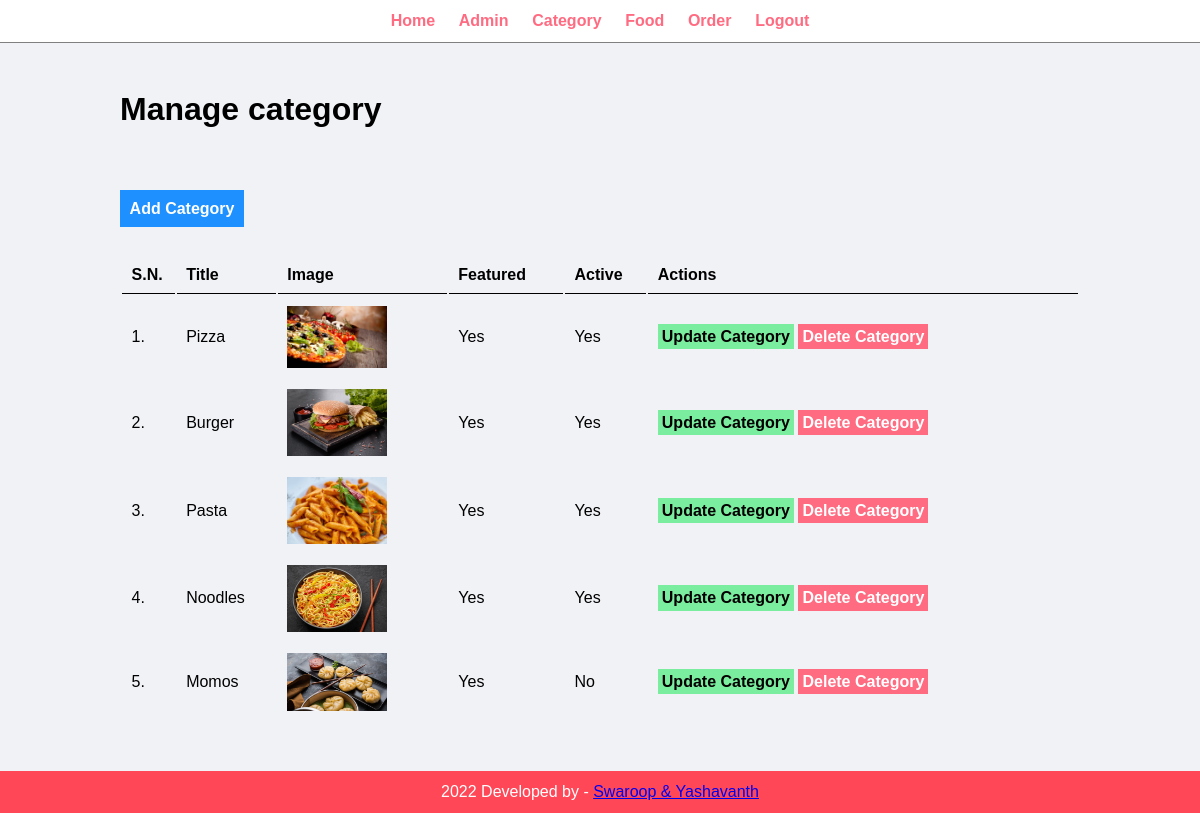
Screenshot of /admin/manage-category.php (signed in) with the database file from the repository.
### tables this page shows
CREATE TABLE `tbl_category` (
  `id` int(10) UNSIGNED NOT NULL,
  `title` varchar(100) NOT NULL,
  `image_name` varchar(255) NOT NULL,
  `featured` varchar(10) NOT NULL,
  `active` varchar(10) NOT NULL
);

### admin/manage-category.php (the view, shortened to what this page needs)
<?php include("partials/menu.php")?>
<div class="main-content">
    <div class="wrapper">
    <h1>Manage category</h1>
    <br/><br/>
    <br><br>
<a href="<?php echo SITEURL; ?>admin/add-category.php" class="btn-primary">Add Category</a>
<br /><br/><br/>
<table width=100%>
    <tr>
        <th>S.N.</th>
        <th>Title</th>
        <th>Image</th>
        <th>Featured</th>
        <th>Active</th>
        <th>Actions</th>
    </tr>
    <?php
        $sql = "SELECT * FROM tbl_category";
        $res = mysqli_query($conn, $sql);
        $count = mysqli_num_rows($res);
        $sn = 1;
        if($count>0)
        {
            while($row = mysqli_fetch_assoc($res))
            {
                $id = $row['id'];
                $title = $row['title'];
                $image_name = $row['image_name'];
                $featured = $row['featured'];
                $active = $row['active'];
                ?>
                        <tr>
                            <td><?php echo $sn++; echo "."; ?></td>
                            <td><?php echo $title; ?></td>
                            <td>
                                <?php
                                    if($image_name!="")
                                    {
                                        ?>
                                        <img src="<?php echo SITEURL;?>/images/category/<?php echo $image_name?>" width="100px">
                                        <?php
                                    }
                                    else
                                    {
                                        echo "<div class='error'>Image Not Added</div>";
                                    }
                                ?>
                            </td>
                            <td><?php echo $featured; ?></td>
                            <td><?php echo $active; ?></td>
                            <td>
                                <a href="<?php echo SITEURL;?>admin/update-category.php?id=<?php echo $id; ?> "class="btn-secondary">Update Category</a>
                                <a href="<?php echo SITEURL;?>admin/delete-category.php?id=<?php echo $id; ?>&image_name=<?php echo $image_name; ?>" class="btn-danger">Delete Category</a>
                            </td>
                        </tr>
                <?php
            }
        }
        else
        {
            ?>
            <tr>
                <td colspan="6"><div class="error">No Category Added</div></td>
            </tr>
            <?php
        }
    ?>
</table>
    </div>
</div>
<?php include("partials/footer.php")?>

### css/admin.css (style rules this page uses)
* { margin: 0; padding: 0; font-family: 'Trebuchet MS', 'Lucida Sans Unicode', 'Lucida Grande', 'Lucida Sans', Arial, sans-serif; }
.wrapper { padding: 1%; width: 80%; margin: 0 auto ; }
table tr th { border-bottom: 1px solid black; padding: 1%; text-align: left; }
table tr td { padding: 1%; }
.btn-primary { background-color: #1e90ff; padding: 1%; color: white; text-decoration: none; font-weight: bold; }
.btn-secondary { background-color: #7bed9f; padding: 1%; color: black; text-decoration: none; font-weight: bold; }
.btn-danger { background-color: #ff6b81; padding: 1%; color: white; text-decoration: none; font-weight: bold; }
.main-content { background-color: #f1f2f6; padding: 3% 0; }

### rows the page displays
tbl_category: title "Pizza", image_name (picture), featured "Yes", active "Yes"
tbl_category: title "Burger", image_name (picture), featured "Yes", active "Yes"
tbl_category: title "Pasta", image_name (picture), featured "Yes", active "Yes"
tbl_category: title "Noodles", image_name (picture), featured "Yes", active "Yes"
tbl_category: title "Momos", image_name (picture), featured "Yes", active "No"
